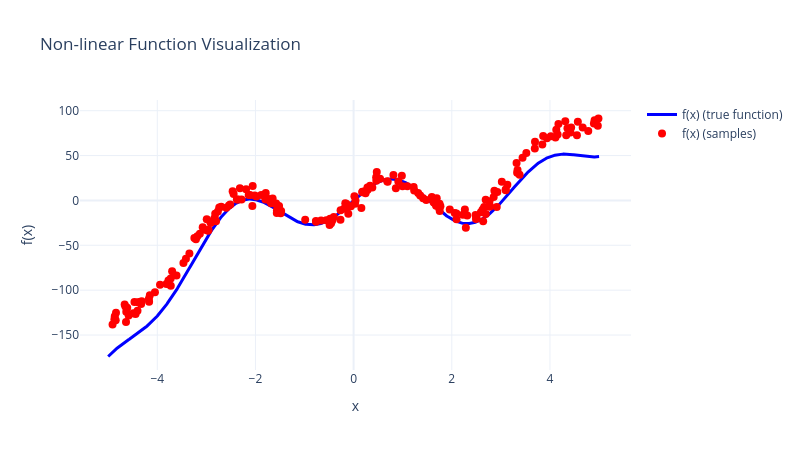

The code cell stored with this chart in its notebook:
### Markdown cell above
Generate noisy data...

### Code cell
# generate data with noise

n = 200 # number of observations

# get noise around y observations
yNormal = torch.distributions.Normal(loc=0.0, scale=5)
yNoise  = yNormal.sample([n])

# get observations
x = 10*torch.rand([n])-5    # uniform from [-5,5]
y = x**3 - x**2 + 25 * torch.sin(2*x) + yNoise

# Scatter plot of x vs y using Plotly
plot_fun(x=x_true, y=y_true, x_scatter=x.numpy(), y_scatter=y.numpy())

### Figure 1 — Plotly figure (JSON) as saved in the notebook; plotly's stock layout.template omitted (floating-point values rounded to 4 significant figures; data arrays with more than 128 entries replaced by an {"elided": "..."} marker saying what was removed)
{"data": [{"line": {"color": "blue", "width": 3}, "mode": "lines", "name": "f(x) (true function)", "type": "scatter", "x": {"elided": "1000 float values"}, "y": {"elided": "1000 float values"}}, {"marker": {"color": "red", "size": 8}, "mode": "markers", "name": "f(x) (samples)", "type": "scatter", "x": {"elided": "200 float values"}, "y": {"elided": "200 float values"}}], "layout": {"height": 450, "title": {"text": "Non-linear Function Visualization"}, "width": 800, "xaxis": {"title": {"text": "x"}}, "yaxis": {"title": {"text": "f(x)"}}}}
